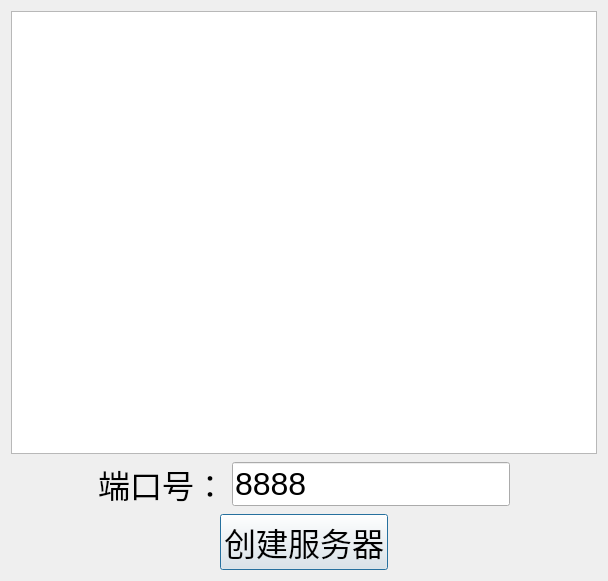
<?xml version="1.0" encoding="UTF-8"?>
<ui version="4.0">
 <class>ServerDialog</class>
 <widget class="QDialog" name="ServerDialog">
  <property name="geometry">
   <rect>
    <x>0</x>
    <y>0</y>
    <width>608</width>
    <height>581</height>
   </rect>
  </property>
  <property name="font">
   <font>
    <pointsize>24</pointsize>
   </font>
  </property>
  <property name="windowTitle">
   <string>ServerDialog</string>
  </property>
  <layout class="QVBoxLayout" name="verticalLayout_2">
   <item>
    <layout class="QVBoxLayout" name="verticalLayout">
     <item>
      <widget class="QListWidget" name="listWidget"/>
     </item>
     <item>
      <layout class="QHBoxLayout" name="horizontalLayout">
       <item>
        <spacer name="horizontalSpacer">
         <property name="orientation">
          <enum>Qt::Horizontal</enum>
         </property>
         <property name="sizeHint" stdset="0">
          <size>
           <width>40</width>
           <height>20</height>
          </size>
         </property>
        </spacer>
       </item>
       <item>
        <widget class="QLabel" name="label">
         <property name="text">
          <string>端口号：</string>
         </property>
        </widget>
       </item>
       <item>
        <widget class="QLineEdit" name="portEdit">
         <property name="text">
          <string>8888</string>
         </property>
        </widget>
       </item>
       <item>
        <spacer name="horizontalSpacer_2">
         <property name="orientation">
          <enum>Qt::Horizontal</enum>
         </property>
         <property name="sizeHint" stdset="0">
          <size>
           <width>40</width>
           <height>20</height>
          </size>
         </property>
        </spacer>
       </item>
      </layout>
     </item>
     <item>
      <layout class="QHBoxLayout" name="horizontalLayout_2">
       <item>
        <spacer name="horizontalSpacer_3">
         <property name="orientation">
          <enum>Qt::Horizontal</enum>
         </property>
         <property name="sizeHint" stdset="0">
          <size>
           <width>40</width>
           <height>20</height>
          </size>
         </property>
        </spacer>
       </item>
       <item>
        <widget class="QPushButton" name="pushButton">
         <property name="text">
          <string>创建服务器</string>
         </property>
        </widget>
       </item>
       <item>
        <spacer name="horizontalSpacer_4">
         <property name="orientation">
          <enum>Qt::Horizontal</enum>
         </property>
         <property name="sizeHint" stdset="0">
          <size>
           <width>40</width>
           <height>20</height>
          </size>
         </property>
        </spacer>
       </item>
      </layout>
     </item>
    </layout>
   </item>
  </layout>
 </widget>
 <layoutdefault spacing="6" margin="11"/>
 <resources/>
 <connections/>
</ui>
